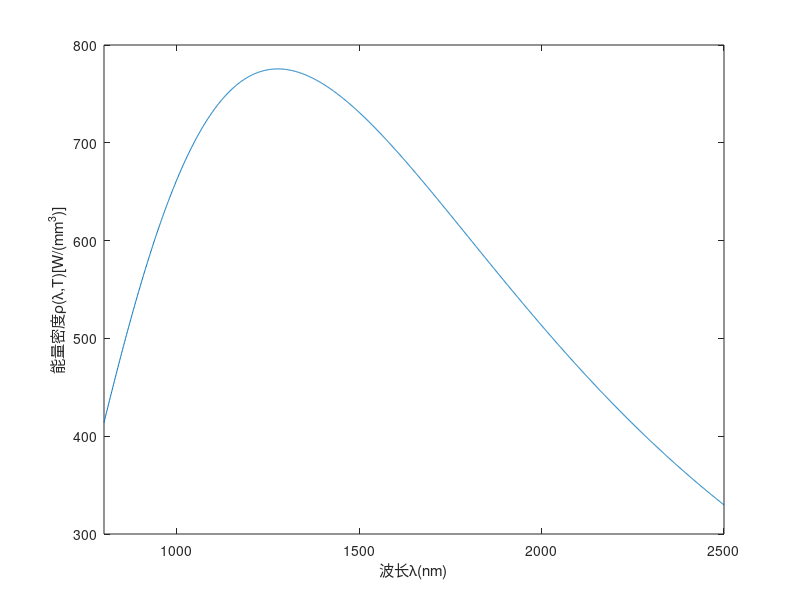

MATLAB code for this plot:
clear;
%物理常数
h=6.62607015*10^-34;
c=299792458;
k=1.380649*10^-23;
%经验参数
c1=2*pi*h*c^2;
c2=h*c/k;
%自变量
T=2270;%自定义温度
lambda=800:1:2500;%单位nm
Lambda=lambda*10^-9;%单位m
%计算辐射密度理论曲线
E_t=(c1./power(Lambda,5)).*(1./(exp(c2./(Lambda.*T))-1))*10^-9;

%绘图
plot(lambda,E_t);
xlabel('波长\lambda(nm)')
xlim([800,2500]);
ylabel('能量密度\rho(\lambda,T)[W/(mm^3)]');